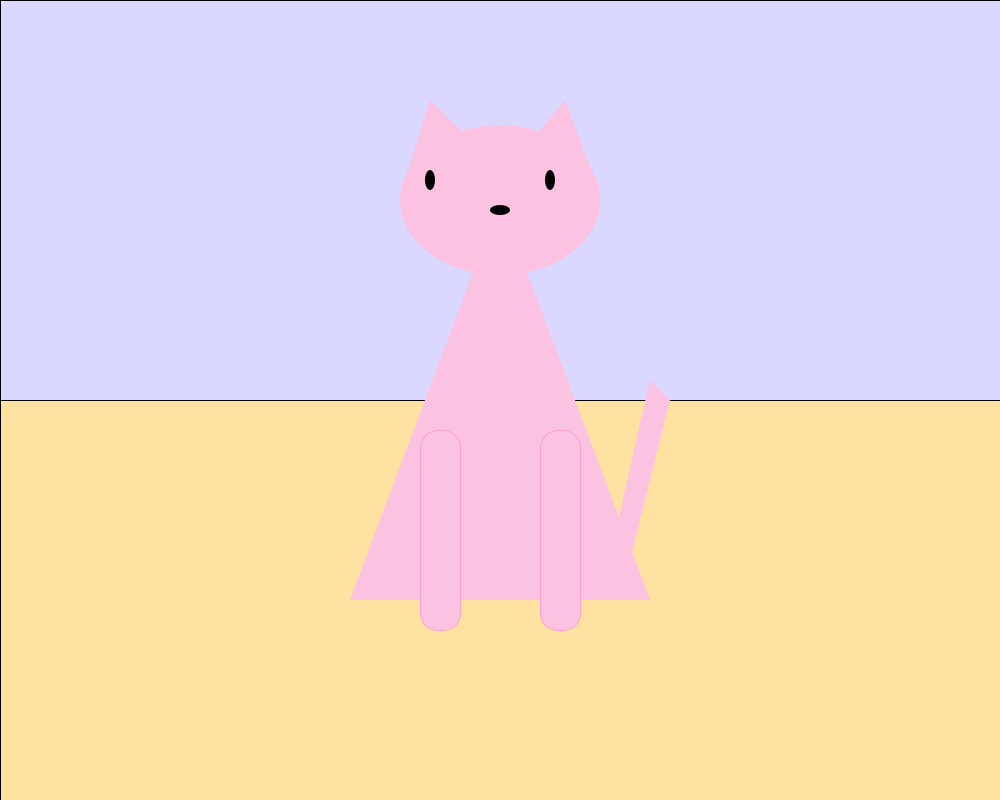
Frame 1 (no input)
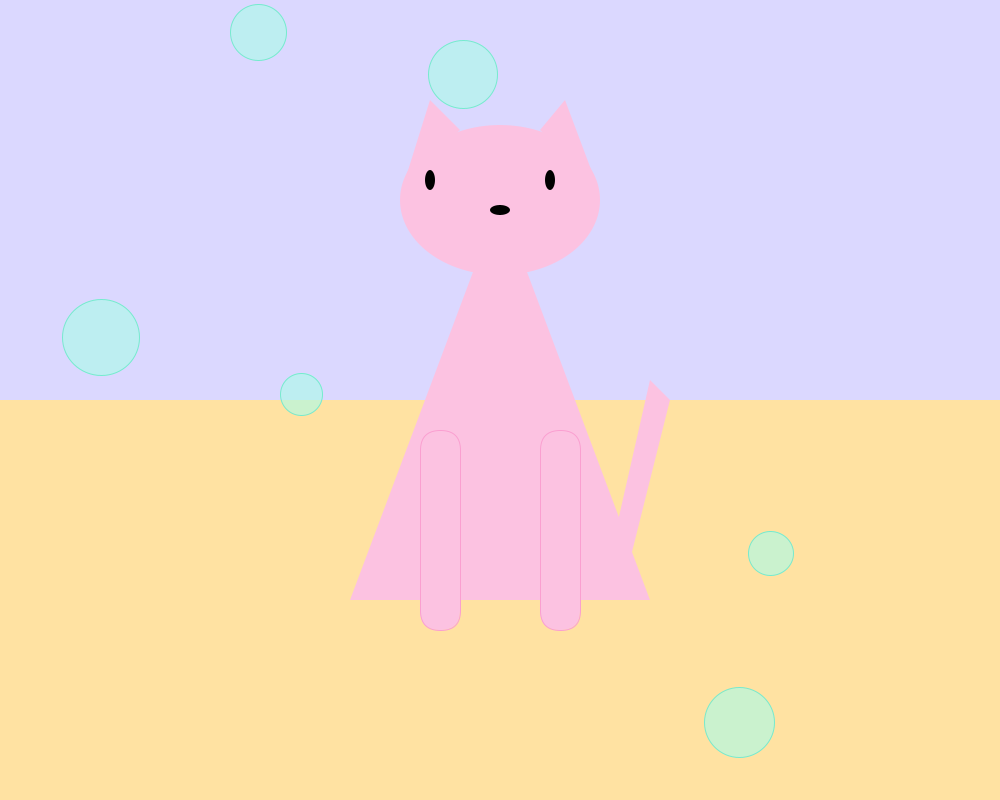
Frame 60 (the mouse pressed at the canvas centre just before this capture)
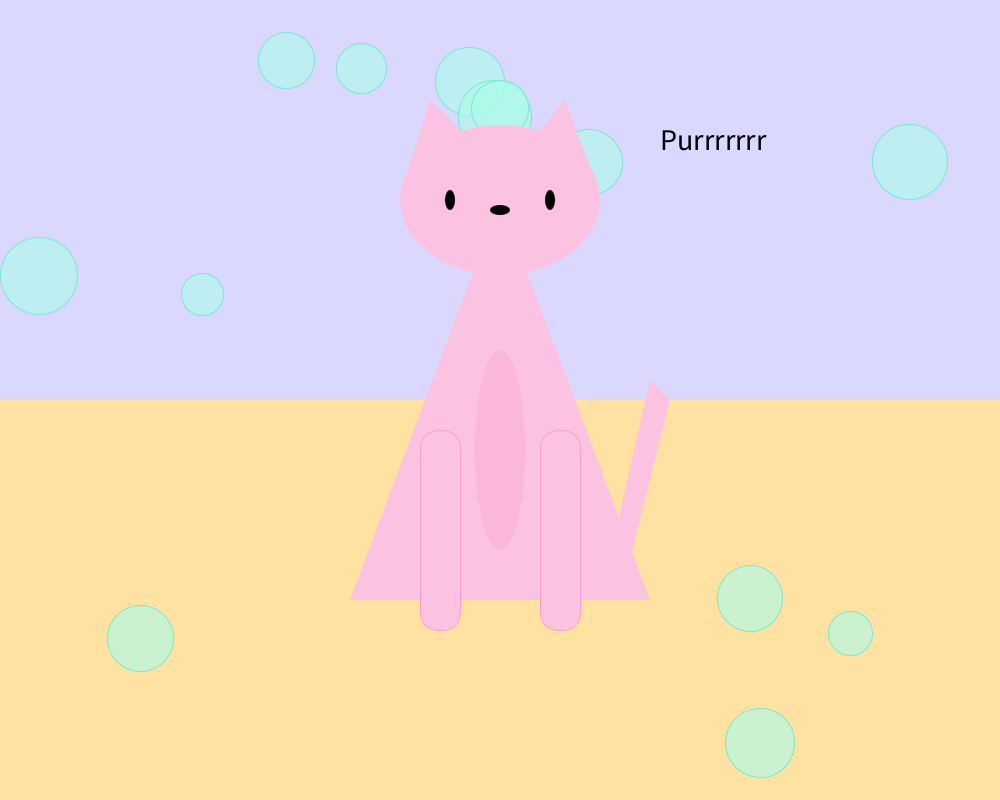
Frame 120 (the mouse held since frame 60 and released just before this capture)

The Processing sketch that drew these frames (run headless with seeded random() and noise(); from frame 60 on, the mouse is pressed at the canvas centre):

// Processing sketch: processing_174779
// ── processing_174779.pde

//array
ball[] balls = new ball[5000];
int allballs = 0;

//kitty
boolean leftarm =false;
boolean rightarm=false;
boolean leftear=false;
boolean tail=false;
boolean rightear=false;
boolean stomach=false;
boolean head=false;
boolean mouse=false;
float mx;
float my;
float easing = 0.05;
float esize = 4.5;
int box = 10;
float leftearpos=430;
float rightearpos=565;
float lspeed=1;
float rspeed=1;
  float mousepos1 = 100;
  float mousepos2 = 210;
  float mousepos3 = 120;
float mspeed=1;
color c;

void setup() {
  size(1000, 800);
  smooth();
}
void draw() {
  background(255);
  
  
  
  fill(219, 216, 255);
  rect(0, 0, 1000, 800);
  fill(255, 226, 162);
  rect(0, 400, 1000, 400);
  
  balls[allballs] = new ball();

  
  allballs++ ;

  
  if (allballs >= balls.length) {
    allballs = 0; 
  }



  for (int i = 0; i < allballs; i++ ) { 
    balls[i].move();
    balls[i].display();
    balls[i].mousetouch();
  }
  //head
  fill(252, 194, 225); //kitty pink
  noStroke();
  ellipseMode(CENTER);
  ellipse(500, 200, 200, 150);
  noStroke();
  //body
  triangle(350, 600, 500, 200, 650, 600);
  //tail
  fill(0, 0, 0);
  //face
  ellipse(500, 210, 20, 10);
  if (abs(mouseX - mx) > 0.1) {
    mx = mx + (mouseX - mx) * easing;
  }
  if (abs(mouseY - my) > 0.1) {
    my = my + (mouseY- my) * easing;
  }

  float distance = esize * 2;

  float mx1 = constrain(mx, 430, 450); // eye 1
  float my1 = constrain(my, 180, 200);  // eye 1
  float mx2 = constrain(mx, 550, 570); // eye 2
  float my2 = constrain(my, 180, 200);  // eye 2

  fill(0);
  ellipse(mx1, my1, 10, 20);
  ellipse(mx2, my2, 10, 20);

  //ARMS
  stroke(250, 159, 208);//dark kitty pink
  fill(252, 194, 225);
  //left arm
  if (mouseX > 420 && mouseX < 420+40 && mouseY > 430 && mouseY < 430+200 && mousePressed) {
    leftarm = true;
  } else {
    leftarm =false;
  }
  if (leftarm) {
    rect(420, 400, 40, 200, 30);
    fill(0, 0, 0);
    textSize(30);
    text("Meow!", 660, 150);
  } else {
    fill(252, 194, 225);
    rect(420, 430, 40, 200, 30);
  }

  //rightarm
  if (mouseX > 540 && mouseX < 540+40 && mouseY > 430 && mouseY < 430+200 && mousePressed) {
    rightarm = true;
  } else {
    rightarm =false;
  }
  if (rightarm) {
    rect(540, 400, 40, 200, 30);
    fill(0, 0, 0);
    textSize(30);
    text("Meow!", 660, 150);
  } else {
    fill(252, 194, 225);
    rect(540, 430, 40, 200, 30);
  }

  //tail
  noStroke();
  if (mouseX > 600 && mouseX < 600+70 && mouseY > 400 && mouseY < 400+200 && mousePressed) {
    tail = true;
  } else {
    tail =false;
  }
  if (tail) {
    c= color(0, 0, 0);
    quad(650, 600, 650, 380, 720, 430, 580, 600);
    fill(255, 3, 3);
    textSize(30);
    text("HISS", 660, 150);
    ellipse(mx1, my1, 10, 20);
    ellipse(mx2, my2, 10, 20);
  } else {
    fill(252, 194, 225);
    quad(600, 600, 650, 380, 670, 400, 620, 600);
  }

  //left ear
  if (mouseX > 405 && mouseX < 405+60 && mouseY > 100 && mouseY < 100+80 && mousePressed) {
    leftear = true;
  } else {
    leftear =false;
  }
  if (leftear) {
    triangle(405, 180, leftearpos, 100, 460, 130);
    leftearpos=leftearpos+lspeed;
    if (leftearpos>435) {
      lspeed=-1;
    }
    if (leftearpos<425) {
      lspeed=1;
    }
  } else {
    fill(252, 194, 225);
    triangle(405, 180, 430, 100, 460, 130);
  }

  //right ear 
  if (mouseX > 550 && mouseX < 550+60 && mouseY > 100 && mouseY < 100+40 && mousePressed) {
    rightear = true;
  } else {
    rightear =false;
  }
  if (rightear) {
    c = color(230, 202, 250, 50);
    triangle(595, 180, rightearpos, 100, 540, 130);
    rightearpos=rightearpos+rspeed;
    if (rightearpos>575) {
      rspeed=-1;
    }
    if (rightearpos<555) {
      rspeed=1;
    }
  } else {
    fill(252, 194, 225);
    triangle(595, 180, 565, 100, 540, 130);
  }

  //stomach
  noStroke();
  if (mouseX > 480 && mouseX < 480+40 && mouseY > 350 && mouseY < 350+200 && mousePressed) {
    stomach = true;
  } else {
    stomach =false;
  }
  if (stomach) {
    ellipseMode(CENTER);
    fill(250, 159, 208, 90); //dark kitty pink
    ellipse(500, 450, 50, 200);
    fill(0, 0, 0);
    textSize(30);
    text("Purrrrrrr", 660, 150);
  } else {
    c= color(255);
  }

  //head
  //ellipse(500, 200, 200, 150);//head
  //ellipse(500, 210, 20, 10); //nose
  noStroke();
  if (mouseX > 400 && mouseX < 400+200 && mouseY > 130 && mouseY < 130+150 && mousePressed) {
    head = true;
  } else {
    head =false;
  }
  if (head) {
    c = color(255, 162, 195, 50);
    fill(250, 159, 208, 140);
    ellipse(450, 210, 40, 20);
    ellipse(550, 210, 40, 20);
    fill(255, 3, 3);
  } else {
    c= color(255);
  }

}
class ball {

  float x, y;   
  float speed; 
  color c;
  float r;    


  ball() {
    r = random(20, 80);                 
    y = random(width);    
    x = random(10000);              
    speed = random(-2, 2);   
    c = color(171,252,233,160); //light blue bubble color
  }

  
  void move() {
    
    y+=speed;
    x+=speed;
  }

  
  void display() {
   
    fill(c);
    stroke(118,234,206);
    ellipse(x, y, r, r);
  }


  void mousetouch(){
    noStroke();
    if (dist(mouseX, mouseY, x, y)<=20){
    
      c=color(0,0,0,1);
    }
  }
}
